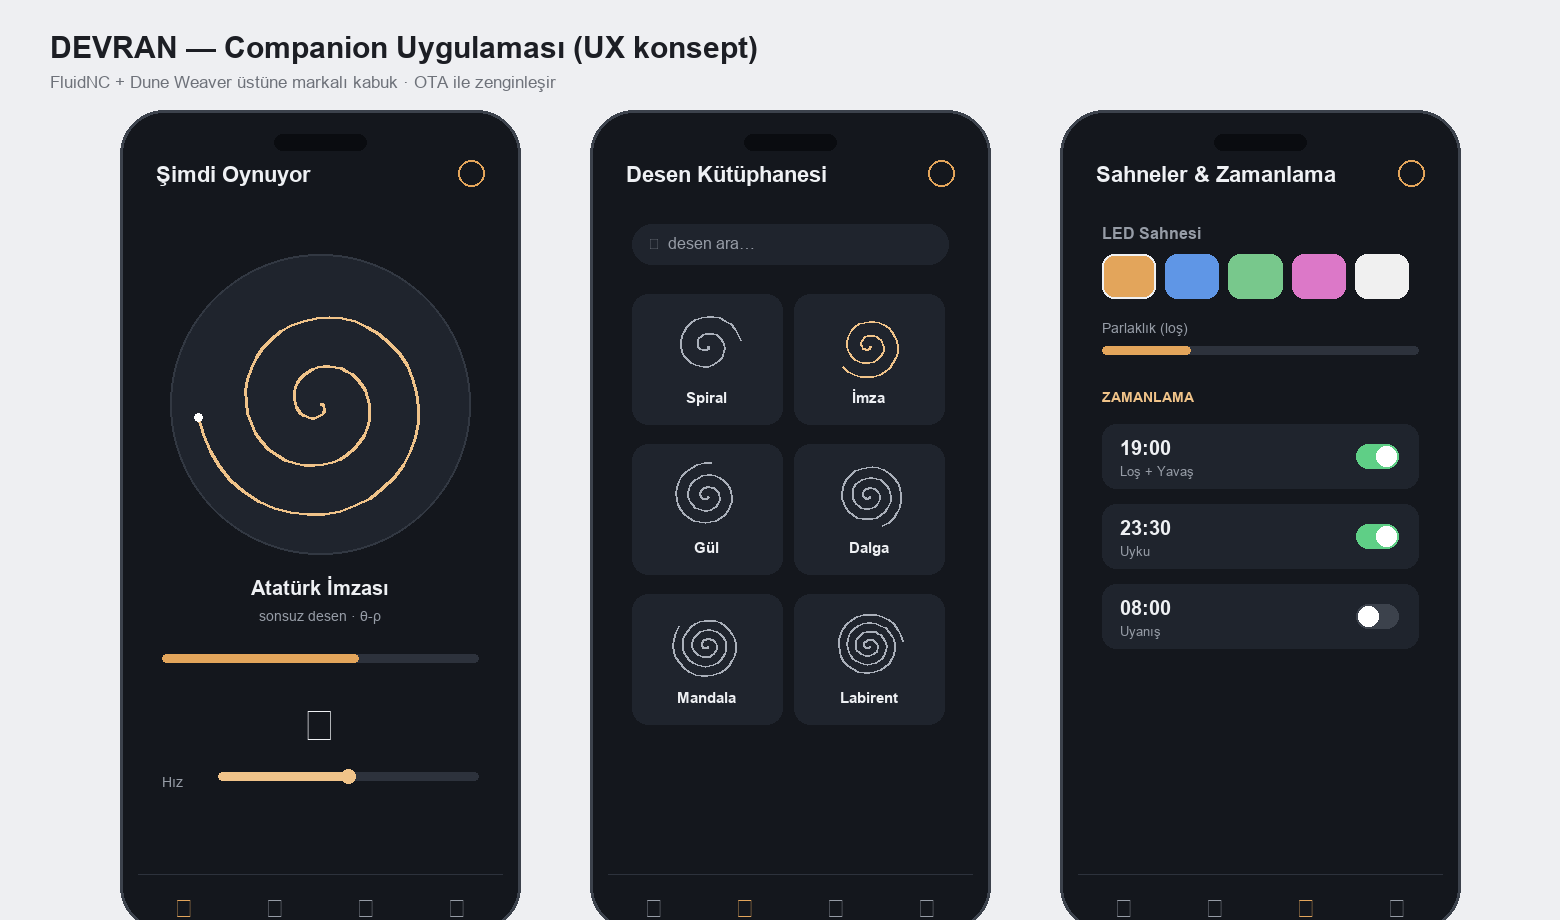

Write Python code to recreate this figure.
#!/usr/bin/env python3
# DEVRAN companion uygulama UX mockup (3 telefon ekrani). PIL. -> app_mockup.png
import os, math
from PIL import Image, ImageDraw, ImageFont
HERE=os.path.dirname(os.path.abspath(__file__)); ROOT=os.path.dirname(os.path.dirname(HERE))
BG=(238,239,242); SCR=(20,23,29); CARD=(31,36,45); INK=(238,240,243); MUT=(150,156,166)
ACC=(227,165,91); ACC2=(240,195,137); GOOD=(95,207,134)
W,H=1560,920
im=Image.new("RGB",(W,H),BG); d=ImageDraw.Draw(im)
def F(sz,b=True):
    for p in (["/System/Library/Fonts/Supplemental/Arial Bold.ttf"] if b else [])+["/System/Library/Fonts/Supplemental/Arial.ttf"]:
        try: return ImageFont.truetype(p,sz)
        except: pass
    return ImageFont.load_default()
def phone(x,y,w=400,h=820):
    d.rounded_rectangle((x,y,x+w,y+h),radius=44,fill=SCR,outline=(60,66,76),width=3)
    d.rounded_rectangle((x+18,y+18,x+w-18,y+h-18),radius=30,fill=SCR)
    d.rounded_rectangle((x+w/2-46,y+24,x+w/2+46,y+40),radius=8,fill=(10,12,16))  # notch
    return x+18,y+44,w-36
def header(ox,top,wd,title):
    d.text((ox+18,top+8),title,font=F(22),fill=INK)
    d.ellipse((ox+wd-44,top+6,ox+wd-18,top+32),outline=ACC,width=2)
def navbar(ox,top,wd,h,active=0):
    yy=top+h-100; d.line((ox,yy,ox+wd,yy),fill=(45,50,60),width=1)
    icons=["▷","▦","◐","⚙"]
    for i,ic in enumerate(icons):
        cx=ox+wd*(i+0.5)/4
        d.text((cx,yy+34),ic,font=F(26),fill=ACC if i==active else MUT,anchor="mm")

d.text((50,30),"DEVRAN — Companion Uygulaması (UX konsept)",font=F(30),fill=(28,30,36))
d.text((50,72),"FluidNC + Dune Weaver üstüne markalı kabuk · OTA ile zenginleşir",font=F(17,False),fill=(110,114,122))

P=[("Şimdi Oynuyor",0),("Desen Kütüphanesi",1),("Sahneler & Zamanlama",2)]
x0=120
for idx,(title,act) in enumerate(P):
    ox,top,wd=phone(x0+idx*470,110)
    header(ox,top,wd,title); navbar(ox,top,wd,820,act)
    cy=top+70
    if idx==0:  # now playing
        ccx,ccy,R=ox+wd/2,cy+180,150
        d.ellipse((ccx-R,ccy-R,ccx+R,ccy+R),fill=CARD,outline=(50,56,66),width=2)
        # spiral desen
        pts=[];th=0
        while th<5*math.pi:
            r=R*0.82*th/(5*math.pi); pts.append((ccx+r*math.cos(th),ccy+r*math.sin(th))); th+=0.15
        d.line(pts,fill=ACC2,width=3)
        d.ellipse((pts[-1][0]-4,pts[-1][1]-4,pts[-1][0]+4,pts[-1][1]+4),fill=(255,255,255))
        d.text((ox+wd/2,ccy+R+34),"Atatürk İmzası",font=F(20),fill=INK,anchor="mm")
        d.text((ox+wd/2,ccy+R+62),"sonsuz desen · θ-ρ",font=F(14,False),fill=MUT,anchor="mm")
        # progress
        py=ccy+R+100; d.rounded_rectangle((ox+24,py,ox+wd-24,py+8),radius=4,fill=(45,50,60))
        d.rounded_rectangle((ox+24,py,ox+24+(wd-48)*0.62,py+8),radius=4,fill=ACC)
        # controls
        d.text((ox+wd/2,py+70),"⏸",font=F(46),fill=INK,anchor="mm")
        d.text((ox+24,py+120),"Hız",font=F(14,False),fill=MUT)
        d.rounded_rectangle((ox+80,py+118,ox+wd-24,py+126),radius=4,fill=(45,50,60))
        d.rounded_rectangle((ox+80,py+118,ox+80+(wd-104)*0.5,py+126),radius=4,fill=ACC2)
        d.ellipse((ox+80+(wd-104)*0.5-7,py+115,ox+80+(wd-104)*0.5+7,py+129),fill=ACC2)
    elif idx==1:  # library
        d.rounded_rectangle((ox+24,cy,ox+wd-24,cy+40),radius=20,fill=CARD)
        d.text((ox+40,cy+10),"🔍  desen ara…",font=F(16,False),fill=MUT)
        names=["Spiral","İmza","Gül","Dalga","Mandala","Labirent"]
        gy=cy+70
        for i,nm in enumerate(names):
            gx=ox+24+(i%2)*(wd-48)/2+ (i%2)*8; gw=(wd-64)/2
            gx=ox+24+(i%2)*((wd-40)/2);
            cyy=gy+(i//2)*150
            d.rounded_rectangle((gx,cyy,gx+gw,cyy+130),radius=16,fill=CARD)
            mcx,mcy=gx+gw/2,cyy+52
            pts=[];th=0;turns=2+i*0.4
            while th<turns*2*math.pi:
                r=34*th/(turns*2*math.pi); pts.append((mcx+r*math.cos(th),mcy+r*math.sin(th))); th+=0.2
            d.line(pts,fill=ACC2 if i==1 else (170,176,186),width=2)
            d.text((mcx,cyy+104),nm,font=F(15),fill=INK,anchor="mm")
    else:  # scenes/schedule
        d.text((ox+24,cy),"LED Sahnesi",font=F(16),fill=MUT)
        sw=[ACC,(95,150,230),(120,200,140),(220,120,200),(240,240,240)]
        for i,c in enumerate(sw):
            sx=ox+24+i*((wd-48)/5)
            d.rounded_rectangle((sx,cy+30,sx+(wd-48)/5-10,cy+74),radius=12,fill=c,
                                outline=INK if i==0 else None,width=2)
        d.text((ox+24,cy+96),"Parlaklık (loş)",font=F(14,False),fill=MUT)
        d.rounded_rectangle((ox+24,cy+122,ox+wd-24,cy+130),radius=4,fill=(45,50,60))
        d.rounded_rectangle((ox+24,cy+122,ox+24+(wd-48)*0.28,cy+130),radius=4,fill=ACC)
        d.text((ox+24,cy+165),"ZAMANLAMA",font=F(14),fill=ACC2)
        rows=[("19:00","Loş + Yavaş","açık"),("23:30","Uyku","açık"),("08:00","Uyanış","kapalı")]
        ry=cy+200
        for t,lbl,st in rows:
            d.rounded_rectangle((ox+24,ry,ox+wd-24,ry+64),radius=14,fill=CARD)
            d.text((ox+42,ry+12),t,font=F(20),fill=INK); d.text((ox+42,ry+40),lbl,font=F(13,False),fill=MUT)
            on= st=="açık"
            d.rounded_rectangle((ox+wd-86,ry+20,ox+wd-44,ry+44),radius=12,fill=GOOD if on else (60,66,76))
            d.ellipse((ox+wd-66 if on else ox+wd-84,ry+22,ox+wd-46 if on else ox+wd-64,ry+42),fill=(255,255,255))
            ry+=80

im.save(os.path.join(HERE,"app_mockup.png")); print("app_mockup.png yazildi")
